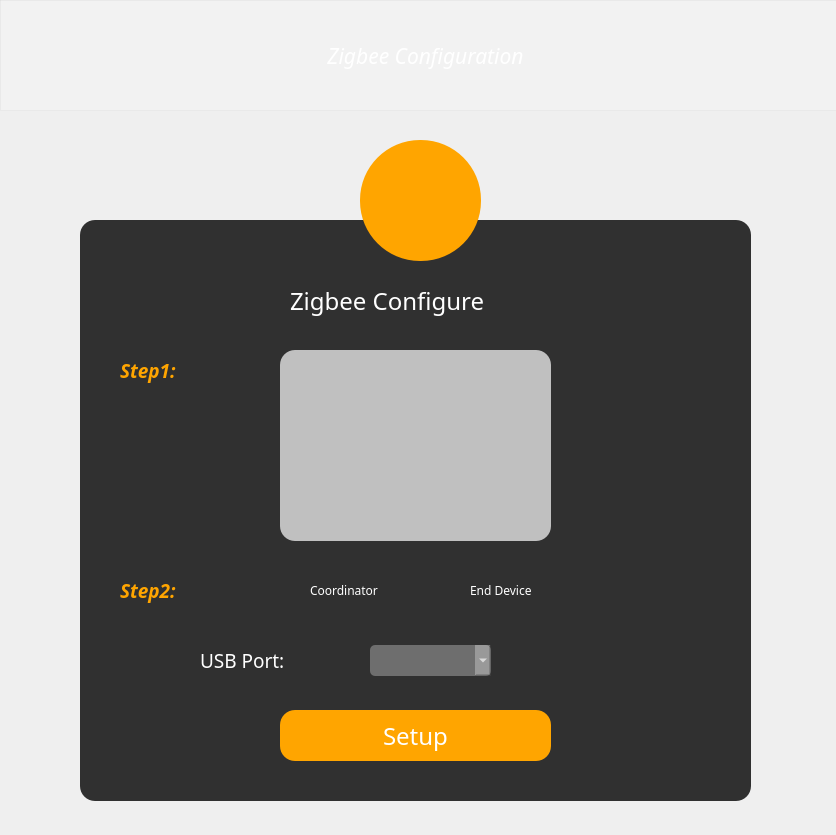
<?xml version="1.0" encoding="UTF-8"?>
<ui version="4.0">
 <class>Form</class>
 <widget class="QWidget" name="Form">
  <property name="geometry">
   <rect>
    <x>0</x>
    <y>0</y>
    <width>836</width>
    <height>835</height>
   </rect>
  </property>
  <property name="font">
   <font>
    <pointsize>9</pointsize>
   </font>
  </property>
  <property name="windowTitle">
   <string>Form</string>
  </property>
  <property name="styleSheet">
   <string notr="true">#Form
{
border-image: url(:/Icon/icons/solar2_edited.jpg)0 0 0 0 stretch stretch;
}</string>
  </property>
  <widget class="QFrame" name="frame">
   <property name="geometry">
    <rect>
     <x>80</x>
     <y>220</y>
     <width>671</width>
     <height>581</height>
    </rect>
   </property>
   <property name="styleSheet">
    <string notr="true">QFrame
{
background:rgba(0,0,0,0.8);
border-radius:15px
}</string>
   </property>
   <property name="frameShape">
    <enum>QFrame::StyledPanel</enum>
   </property>
   <property name="frameShadow">
    <enum>QFrame::Raised</enum>
   </property>
   <widget class="QPushButton" name="SetupButton">
    <property name="geometry">
     <rect>
      <x>200</x>
      <y>490</y>
      <width>271</width>
      <height>51</height>
     </rect>
    </property>
    <property name="styleSheet">
     <string notr="true">QPushButton
{
font-family:century gothic;
font-size:24px;
background:orange;
color:white;
border-radius:15px;
}
QPushButton:hover:!pressed
{
background:white;
color:orange;
border-radius:15px;
}</string>
    </property>
    <property name="text">
     <string>Setup</string>
    </property>
    <property name="autoDefault">
     <bool>false</bool>
    </property>
    <property name="default">
     <bool>false</bool>
    </property>
   </widget>
   <widget class="QLabel" name="label">
    <property name="geometry">
     <rect>
      <x>210</x>
      <y>60</y>
      <width>261</width>
      <height>41</height>
     </rect>
    </property>
    <property name="font">
     <font>
      <family>Century Gothic</family>
      <pointsize>18</pointsize>
     </font>
    </property>
    <property name="styleSheet">
     <string notr="true">background:transparent;
color:white;


</string>
    </property>
    <property name="text">
     <string>Zigbee Configure</string>
    </property>
    <property name="scaledContents">
     <bool>false</bool>
    </property>
   </widget>
   <widget class="QComboBox" name="PortcomboBox">
    <property name="geometry">
     <rect>
      <x>290</x>
      <y>425</y>
      <width>121</width>
      <height>31</height>
     </rect>
    </property>
    <property name="autoFillBackground">
     <bool>false</bool>
    </property>
    <property name="styleSheet">
     <string notr="true">font-family:century gothic;
font-size:24px;
background:rgba(255,255,255,0.3);
border:none;
color:white;
text-color:black;
border-radius:5px;</string>
    </property>
    <property name="duplicatesEnabled">
     <bool>false</bool>
    </property>
   </widget>
   <widget class="QLabel" name="label_5">
    <property name="geometry">
     <rect>
      <x>120</x>
      <y>420</y>
      <width>101</width>
      <height>41</height>
     </rect>
    </property>
    <property name="font">
     <font>
      <family>Century Gothic</family>
      <pointsize>14</pointsize>
     </font>
    </property>
    <property name="styleSheet">
     <string notr="true">background:transparent;
color:white;


</string>
    </property>
    <property name="text">
     <string>USB Port:</string>
    </property>
    <property name="scaledContents">
     <bool>false</bool>
    </property>
   </widget>
   <widget class="QLabel" name="label_6">
    <property name="geometry">
     <rect>
      <x>200</x>
      <y>130</y>
      <width>271</width>
      <height>191</height>
     </rect>
    </property>
    <property name="styleSheet">
     <string notr="true">background:rgba(255,255,255,0.7);
border-radius:15px;</string>
    </property>
    <property name="text">
     <string/>
    </property>
    <property name="pixmap">
     <pixmap resource="Zigbee.qrc">:/Icon/icons/66.png</pixmap>
    </property>
    <property name="scaledContents">
     <bool>true</bool>
    </property>
   </widget>
   <widget class="QLabel" name="label_7">
    <property name="geometry">
     <rect>
      <x>40</x>
      <y>130</y>
      <width>101</width>
      <height>41</height>
     </rect>
    </property>
    <property name="font">
     <font>
      <family>Segoe UI Light</family>
      <pointsize>14</pointsize>
      <weight>75</weight>
      <italic>true</italic>
      <bold>true</bold>
     </font>
    </property>
    <property name="styleSheet">
     <string notr="true">background:transparent;
color:orange;


</string>
    </property>
    <property name="text">
     <string>Step1:</string>
    </property>
    <property name="scaledContents">
     <bool>false</bool>
    </property>
   </widget>
   <widget class="QLabel" name="label_8">
    <property name="geometry">
     <rect>
      <x>40</x>
      <y>350</y>
      <width>101</width>
      <height>41</height>
     </rect>
    </property>
    <property name="font">
     <font>
      <family>Segoe UI Light</family>
      <pointsize>14</pointsize>
      <weight>75</weight>
      <italic>true</italic>
      <bold>true</bold>
     </font>
    </property>
    <property name="styleSheet">
     <string notr="true">background:transparent;
color:orange;


</string>
    </property>
    <property name="text">
     <string>Step2:</string>
    </property>
    <property name="scaledContents">
     <bool>false</bool>
    </property>
   </widget>
   <widget class="QRadioButton" name="EndradioButton">
    <property name="geometry">
     <rect>
      <x>370</x>
      <y>360</y>
      <width>111</width>
      <height>20</height>
     </rect>
    </property>
    <property name="font">
     <font>
      <family>Century Gothic</family>
      <pointsize>9</pointsize>
     </font>
    </property>
    <property name="styleSheet">
     <string notr="true">background:transparent;
color:white;


</string>
    </property>
    <property name="text">
     <string>End Device</string>
    </property>
   </widget>
   <widget class="QRadioButton" name="CoordradioButton">
    <property name="geometry">
     <rect>
      <x>210</x>
      <y>360</y>
      <width>111</width>
      <height>20</height>
     </rect>
    </property>
    <property name="font">
     <font>
      <family>Century Gothic</family>
      <pointsize>9</pointsize>
     </font>
    </property>
    <property name="styleSheet">
     <string notr="true">background:transparent;
color:white;


</string>
    </property>
    <property name="text">
     <string>Coordinator</string>
    </property>
    <property name="checkable">
     <bool>true</bool>
    </property>
    <property name="checked">
     <bool>false</bool>
    </property>
   </widget>
  </widget>
  <widget class="QFrame" name="frame_2">
   <property name="geometry">
    <rect>
     <x>0</x>
     <y>0</y>
     <width>841</width>
     <height>111</height>
    </rect>
   </property>
   <property name="styleSheet">
    <string notr="true">
background:rgba(255,255,255,0.2);

</string>
   </property>
   <property name="frameShape">
    <enum>QFrame::StyledPanel</enum>
   </property>
   <property name="frameShadow">
    <enum>QFrame::Raised</enum>
   </property>
   <widget class="QLabel" name="label_2">
    <property name="geometry">
     <rect>
      <x>150</x>
      <y>30</y>
      <width>551</width>
      <height>51</height>
     </rect>
    </property>
    <property name="font">
     <font>
      <family>century gothic</family>
      <pointsize>16</pointsize>
      <weight>50</weight>
      <italic>true</italic>
      <bold>false</bold>
     </font>
    </property>
    <property name="styleSheet">
     <string notr="true">background:transparent;
color:white;</string>
    </property>
    <property name="text">
     <string>Zigbee Configuration</string>
    </property>
    <property name="alignment">
     <set>Qt::AlignCenter</set>
    </property>
    <property name="wordWrap">
     <bool>false</bool>
    </property>
    <property name="openExternalLinks">
     <bool>false</bool>
    </property>
   </widget>
   <widget class="QLabel" name="label_3">
    <property name="geometry">
     <rect>
      <x>740</x>
      <y>6</y>
      <width>91</width>
      <height>101</height>
     </rect>
    </property>
    <property name="styleSheet">
     <string notr="true">background:transparent</string>
    </property>
    <property name="text">
     <string/>
    </property>
    <property name="pixmap">
     <pixmap resource="Zigbee.qrc">:/Icon/icons/1.png</pixmap>
    </property>
    <property name="scaledContents">
     <bool>true</bool>
    </property>
   </widget>
   <widget class="QLabel" name="label_4">
    <property name="geometry">
     <rect>
      <x>10</x>
      <y>10</y>
      <width>91</width>
      <height>91</height>
     </rect>
    </property>
    <property name="styleSheet">
     <string notr="true">background:transparent</string>
    </property>
    <property name="text">
     <string/>
    </property>
    <property name="pixmap">
     <pixmap resource="Zigbee.qrc">:/Icon/icons/3.png</pixmap>
    </property>
    <property name="scaledContents">
     <bool>true</bool>
    </property>
   </widget>
  </widget>
  <widget class="QToolButton" name="toolButton">
   <property name="geometry">
    <rect>
     <x>360</x>
     <y>140</y>
     <width>121</width>
     <height>121</height>
    </rect>
   </property>
   <property name="styleSheet">
    <string notr="true">background:orange;
border-radius:60px;</string>
   </property>
   <property name="text">
    <string/>
   </property>
   <property name="icon">
    <iconset resource="Zigbee.qrc">
     <normaloff>:/Icon/icons/4.png</normaloff>:/Icon/icons/4.png</iconset>
   </property>
   <property name="iconSize">
    <size>
     <width>105</width>
     <height>105</height>
    </size>
   </property>
   <property name="checkable">
    <bool>true</bool>
   </property>
   <property name="autoRepeat">
    <bool>false</bool>
   </property>
   <property name="autoExclusive">
    <bool>false</bool>
   </property>
   <property name="autoRaise">
    <bool>false</bool>
   </property>
  </widget>
 </widget>
 <resources>
  <include location="Zigbee.qrc"/>
 </resources>
 <connections/>
</ui>
